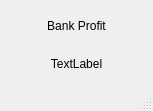
<?xml version="1.0" encoding="UTF-8"?>
<ui version="4.0">
 <class>ProfitWindow</class>
 <widget class="QMainWindow" name="ProfitWindow">
  <property name="geometry">
   <rect>
    <x>0</x>
    <y>0</y>
    <width>153</width>
    <height>111</height>
   </rect>
  </property>
  <property name="windowTitle">
   <string>MainWindow</string>
  </property>
  <widget class="QWidget" name="centralwidget">
   <layout class="QGridLayout" name="gridLayout">
    <item row="0" column="0">
     <layout class="QVBoxLayout" name="verticalLayout">
      <item>
       <widget class="QLabel" name="label">
        <property name="text">
         <string>Bank Profit</string>
        </property>
        <property name="alignment">
         <set>Qt::AlignCenter</set>
        </property>
       </widget>
      </item>
      <item>
       <widget class="QLabel" name="profitLabel">
        <property name="text">
         <string>TextLabel</string>
        </property>
        <property name="alignment">
         <set>Qt::AlignCenter</set>
        </property>
       </widget>
      </item>
     </layout>
    </item>
   </layout>
  </widget>
  <widget class="QMenuBar" name="menubar">
   <property name="geometry">
    <rect>
     <x>0</x>
     <y>0</y>
     <width>153</width>
     <height>20</height>
    </rect>
   </property>
  </widget>
  <widget class="QStatusBar" name="statusbar"/>
 </widget>
 <resources/>
 <connections/>
</ui>
